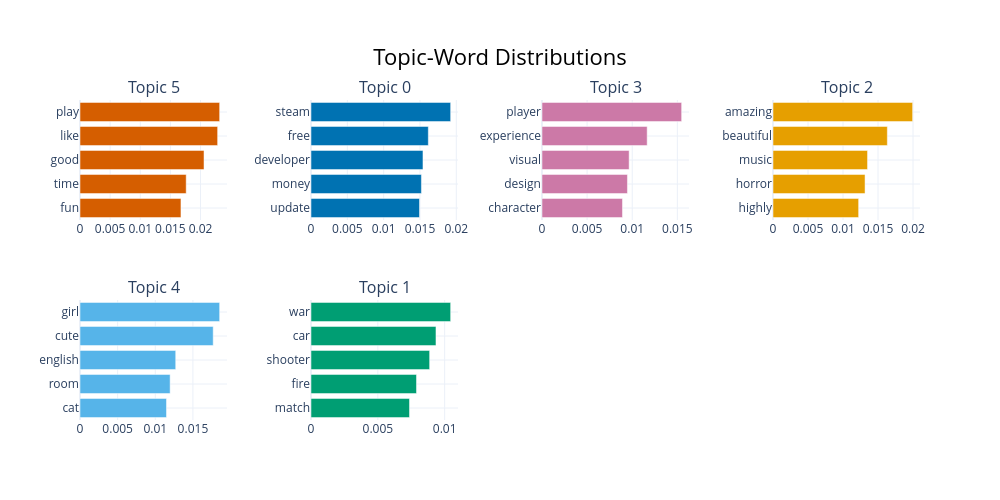

The cell this chart's notebook holds for it:
### Code cell
fig = model.visualize_topic(top_n=10)
fig.for_each_annotation(lambda a: a.update(text=next((topic_tags[k] for k in topic_tags if f"Topic {k}" == a.text), a.text)))
fig.show()

"""TOPICS
- 0: "Updates & Bugs"
- 1: "Action & Combat"
- 2: "Music & Atmosphere"
- 3: "Story & Design"
- 4: "Casual & Humor"
- 5: "General Opinion"
"""

### Figure 1 — Plotly figure (JSON) as saved in the notebook; plotly's stock layout.template omitted (floating-point values rounded to 4 significant figures)
{"data": [{"marker": {"color": "#D55E00"}, "orientation": "h", "type": "bar", "x": [0.01675, 0.01762, 0.02058, 0.02284, 0.02317], "xaxis": "x", "y": ["fun", "time", "good", "like", "play"], "yaxis": "y"}, {"marker": {"color": "#0072B2"}, "orientation": "h", "type": "bar", "x": [0.01493, 0.0152, 0.01541, 0.01615, 0.01922], "xaxis": "x2", "y": ["update", "money", "developer", "free", "steam"], "yaxis": "y2"}, {"marker": {"color": "#CC79A7"}, "orientation": "h", "type": "bar", "x": [0.008919, 0.00947, 0.009657, 0.01166, 0.01548], "xaxis": "x3", "y": ["character", "design", "visual", "experience", "player"], "yaxis": "y3"}, {"marker": {"color": "#E69F00"}, "orientation": "h", "type": "bar", "x": [0.01223, 0.01315, 0.0135, 0.01633, 0.01995], "xaxis": "x4", "y": ["highly", "horror", "music", "beautiful", "amazing"], "yaxis": "y4"}, {"marker": {"color": "#56B4E9"}, "orientation": "h", "type": "bar", "x": [0.01149, 0.01198, 0.01272, 0.01769, 0.01855], "xaxis": "x5", "y": ["cat", "room", "english", "cute", "girl"], "yaxis": "y5"}, {"marker": {"color": "#009E73"}, "orientation": "h", "type": "bar", "x": [0.007368, 0.007892, 0.008874, 0.009349, 0.01045], "xaxis": "x6", "y": ["match", "fire", "shooter", "car", "war"], "yaxis": "y6"}], "layout": {"annotations": [{"font": {"size": 16}, "showarrow": false, "text": "Topic 5", "x": 0.0875, "xanchor": "center", "xref": "paper", "y": 1, "yanchor": "bottom", "yref": "paper"}, {"font": {"size": 16}, "showarrow": false, "text": "Topic 0", "x": 0.3625, "xanchor": "center", "xref": "paper", "y": 1, "yanchor": "bottom", "yref": "paper"}, {"font": {"size": 16}, "showarrow": false, "text": "Topic 3", "x": 0.6375, "xanchor": "center", "xref": "paper", "y": 1, "yanchor": "bottom", "yref": "paper"}, {"font": {"size": 16}, "showarrow": false, "text": "Topic 2", "x": 0.9125, "xanchor": "center", "xref": "paper", "y": 1, "yanchor": "bottom", "yref": "paper"}, {"font": {"size": 16}, "showarrow": false, "text": "Topic 4", "x": 0.0875, "xanchor": "center", "xref": "paper", "y": 0.375, "yanchor": "bottom", "yref": "paper"}, {"font": {"size": 16}, "showarrow": false, "text": "Topic 1", "x": 0.3625, "xanchor": "center", "xref": "paper", "y": 0.375, "yanchor": "bottom", "yref": "paper"}], "height": 500, "hoverlabel": {"bgcolor": "white", "font": {"family": "Rockwell", "size": 16}}, "showlegend": false, "title": {"font": {"color": "Black", "size": 22}, "text": "Topic-Word Distributions", "x": 0.5, "xanchor": "center", "yanchor": "top"}, "width": 1000, "xaxis": {"anchor": "y", "domain": [0, 0.175], "showgrid": true}, "xaxis2": {"anchor": "y2", "domain": [0.275, 0.45], "showgrid": true}, "xaxis3": {"anchor": "y3", "domain": [0.55, 0.725], "showgrid": true}, "xaxis4": {"anchor": "y4", "domain": [0.825, 1], "showgrid": true}, "xaxis5": {"anchor": "y5", "domain": [0, 0.175], "showgrid": true}, "xaxis6": {"anchor": "y6", "domain": [0.275, 0.45], "showgrid": true}, "xaxis7": {"anchor": "y7", "domain": [0.55, 0.725], "showgrid": true}, "xaxis8": {"anchor": "y8", "domain": [0.825, 1], "showgrid": true}, "yaxis": {"anchor": "x", "domain": [0.625, 1], "showgrid": true}, "yaxis2": {"anchor": "x2", "domain": [0.625, 1], "showgrid": true}, "yaxis3": {"anchor": "x3", "domain": [0.625, 1], "showgrid": true}, "yaxis4": {"anchor": "x4", "domain": [0.625, 1], "showgrid": true}, "yaxis5": {"anchor": "x5", "domain": [0, 0.375], "showgrid": true}, "yaxis6": {"anchor": "x6", "domain": [0, 0.375], "showgrid": true}, "yaxis7": {"anchor": "x7", "domain": [0, 0.375], "showgrid": true}, "yaxis8": {"anchor": "x8", "domain": [0, 0.375], "showgrid": true}}}
